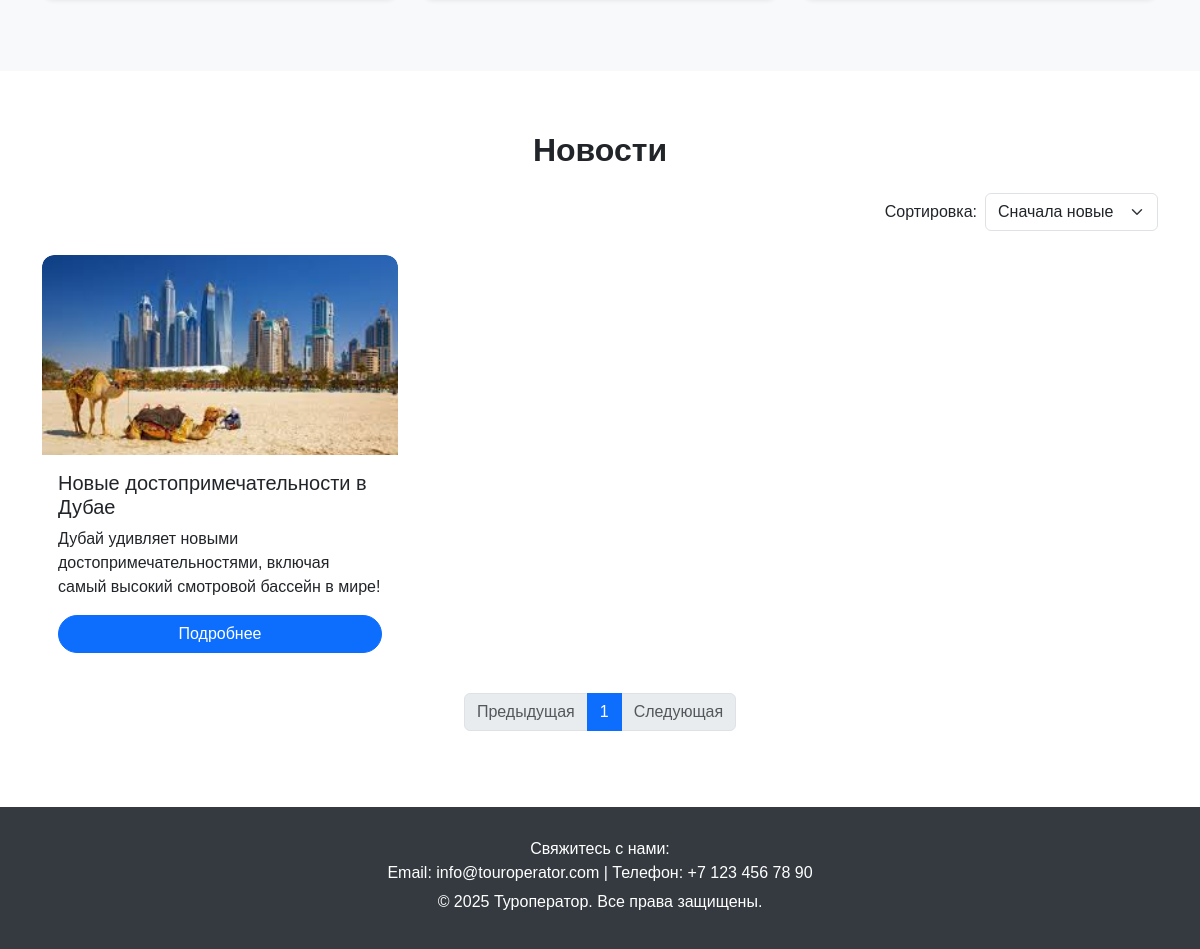
The app's page / (lower part), older data.
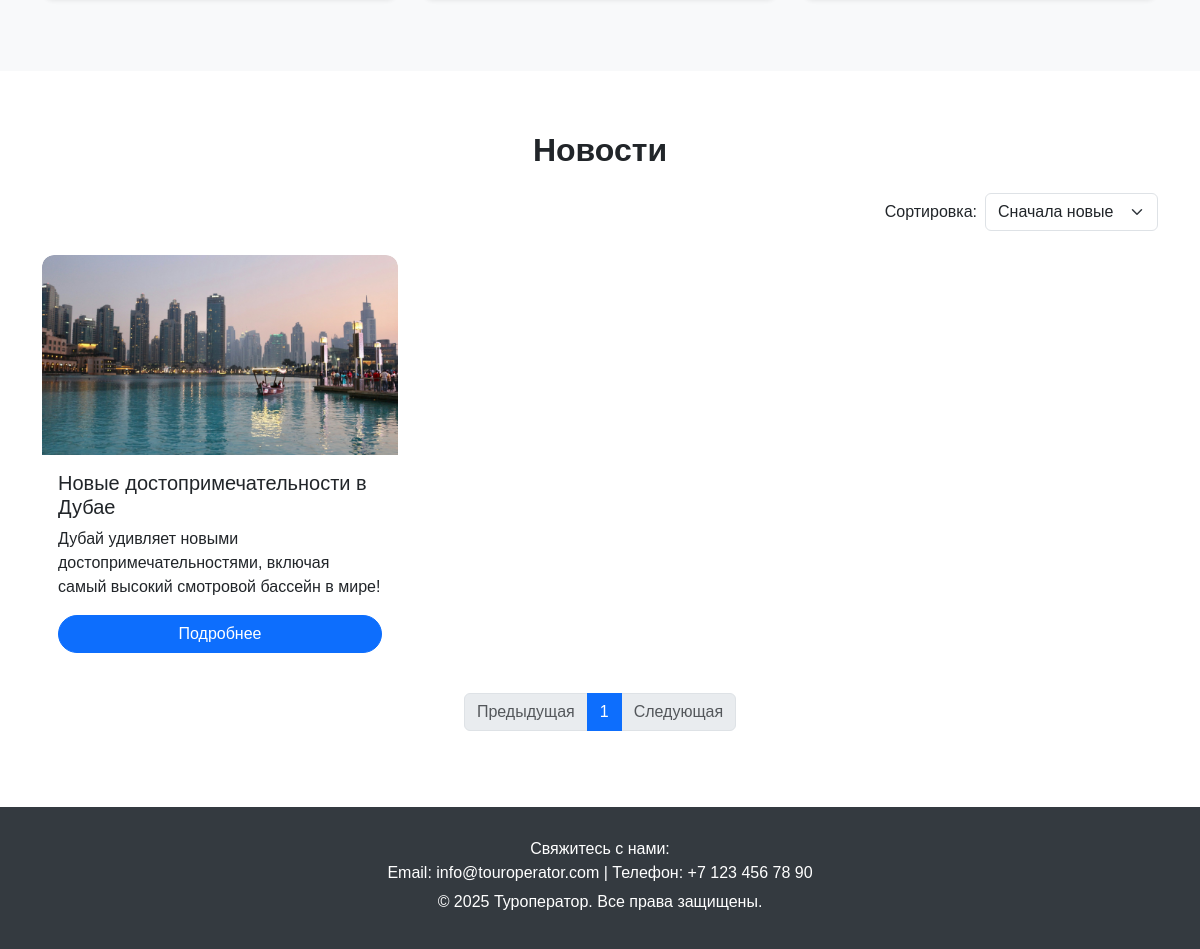
The same page, newer data.
### tours/models.py (models this page shows, shortened)
class News(models.Model):
    title = models.CharField(max_length=200)
    description = models.TextField()
    content = models.TextField()
    created_at = models.DateTimeField(auto_now_add=True)
    image = models.ImageField(upload_to='news_images/', blank=True, null=True)
    interesting_fact = models.TextField(blank=True, null=True)
    important_fact = models.TextField(blank=True, null=True)
    source = models.CharField(max_length=255, blank=True, null=True)

### tours/views.py (the view)
# urls.py: 2. Add a URL to urlpatterns:  path('', views.home, name='home')
def home(request):
    sort_by = request.GET.get("sort_by", "newest")
    if sort_by == "oldest":
        news = News.objects.all().order_by("created_at")
    else:
        news = News.objects.all().order_by("-created_at")
    paginator = Paginator(news, 3)
    page_number = request.GET.get("page")
    page_obj = paginator.get_page(page_number)
    return render(request, "home.html", {"page_obj": page_obj})

### tours/templates/home.html (shortened to what the changed rows need)
{% load static %}
<!DOCTYPE html>
<html lang="ru">
<head>
    <link rel="stylesheet" href="https://cdn.jsdelivr.net/npm/bootstrap@5.3.0/dist/css/bootstrap.min.css">
    <link rel="stylesheet" href="https://cdn.jsdelivr.net/npm/bootstrap-icons/font/bootstrap-icons.css">
    <link rel="stylesheet" href="{% static 'css/animations.css' %}">
</head>
<body>
    <section id="latest-news">
        <div class="container">
            <h2 class="text-center fw-bold mb-4">Новости</h2>
            <div class="row">
                {% for news_item in page_obj %}
                <div class="col-md-4 mb-4">
                    <div class="card news-card h-100">
                        {% if news_item.image %}
                        <img src="{{ news_item.image.url }}" alt="{{ news_item.title }}" class="card-img-top">
                        {% else %}
                        <img src="{% static 'images/default-news.jpg' %}" alt="Нет изображения" class="card-img-top">
                        {% endif %}
                        <div class="card-body d-flex flex-column">
                            <h5 class="card-title">{{ news_item.title }}</h5>
                            <p class="card-text">{{ news_item.description|truncatewords:15 }}</p>
                            <a href="{% url 'news_detail' news_item.id %}" class="btn btn-primary mt-auto">Подробнее</a>
                        </div>
                    </div>
                </div>
                {% empty %}
                <p class="text-center">Новостей пока нет.</p>
                {% endfor %}
            </div>
        </div>
    </section>
</body>
</html>

Row changes from the older to the newer data that the page shows:
changed News "Новые достопримечательности в Дубае": image: a different picture
